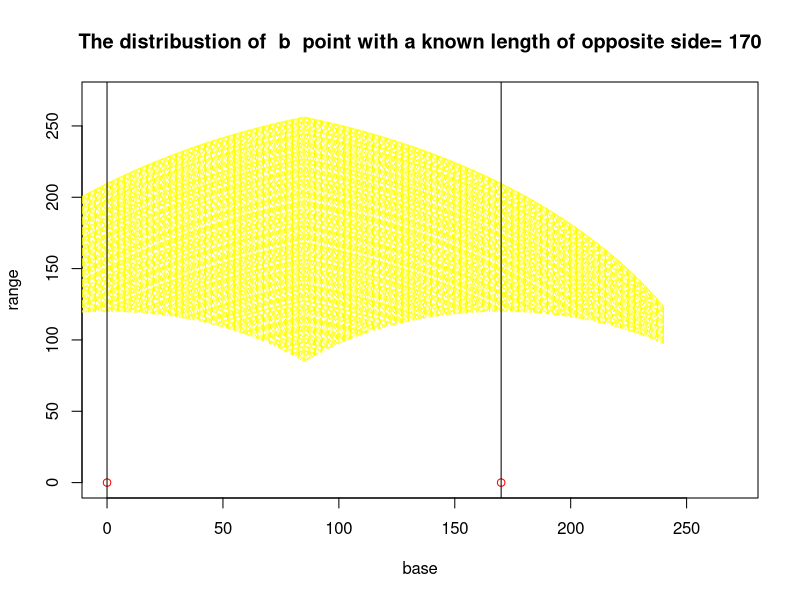

Generate this figure with R:

Xb=170 #range of the first side
#optimization of the kitchen working triangle design



#	PRELOAD GEOMETRIC
l2=function(L,c){
  l=sqrt(((L-c)/2)^2-(c/2)^2)
  return(l)
}
l1=function(L,c){
  l=(L-c)/2
  return(l)
}
#============================================
ellipse=function(x,centre.x,centre.y,L1,L2){
  d=(1-(x-centre.x)^2/L1^2)*(L2^2)
  y1=numeric(length(x))
  y=y1
  for (i in (1:length(d))){
    if (d[i]<=0) {
      y1[i]=0
    }else{
      y[i]=sqrt(d[i])
      y1[i]=centre.y+y[i]
      
      #y2[i]=centre.y-y[i]
    }
  }
  #return(rbind(y1,y2))
  return(y1)
}
circle=function(x,centre.x,centre.y,r){
  d=r^2-(x-centre.x)^2
  y1=numeric(length(x))
  y=y1
  for (i in (1:length(d)))
    if (d[i]<0){
      y1[i]=0
    }else{
      y[i]=sqrt(d[i])
      y1[i]=y[i]+centre.y
      #y2=-y[i]+centre.y
    }
  #return(rbind(y1,y2))
  return(y1)
}
area=function(x){
  a=sum(x[1,]-x[2,])}


kitRan<-function(Xb,name){
  #	SET VALUE
  #the restriction of the working triangle
  low.side=120      #low limit of each side is 120mm
  upper.side=270    #upper limit of each side is 270mm
  low.peri=400      #low limit of the parameter is 400mm
  upper.peri=790    #upper limit of the parameter is 790mm
  #for each Xb
  base=((Xb-l1(upper.peri,Xb)):(Xb+l1(upper.peri,Xb)))/2
  range=matrix(0,2,length(base))
  range[1,]=ellipse(base,(Xb/2),0,l1(upper.peri,Xb),l2(upper.peri,Xb))#lrg
  y=circle(base,0,0,upper.side)        #large circles
  y2=circle(base,Xb,0,upper.side)
  y[y==0]=upper.peri                     #"throw out" the false points
  y2[y2==0]=upper.peri
  #=select minimum
  for (i in (1:length(range[1,]))){
    range[1,i]<-min(range[1,i],y[i],y2[i])
  }
  #small ellipse
  range[2,]=ellipse(base,(Xb/2),0,l1(low.peri,Xb),l2(low.peri,Xb))
  z=circle(base,0,0,low.side)
  z2=circle(base,Xb,0,low.side)
  for (i in (1:length(range[2,]))){
    range[2,i]<-max(range[2,i],z[i],z2[i])
  }
  base=rbind(base,base)
  #for (i in (1:(2*l1(upper.peri,Xb)))){
    #if (range[2*i-1] > range[2*i]){
    #  range=range[-c((2*i-1),2*i)]
    #  base=base[-c((2*i-1),2*i)]
    #}
  #}
  #base=t(base)
  #range=t(range)
  matplot(base,range,xlim=c(0,270),ylim=c(0,270),type="l",col='yellow')
  points(Xb,0,type='p',col='red')
  points(0,0,type='p',col='red')
  #
  abline(v =c(0,Xb), untf = FALSE)
  title(paste("The distribustion of ",name,
              " point with a known length of opposite side=",Xb))
  rm(list=ls())
}
kitRan(Xb,"b")